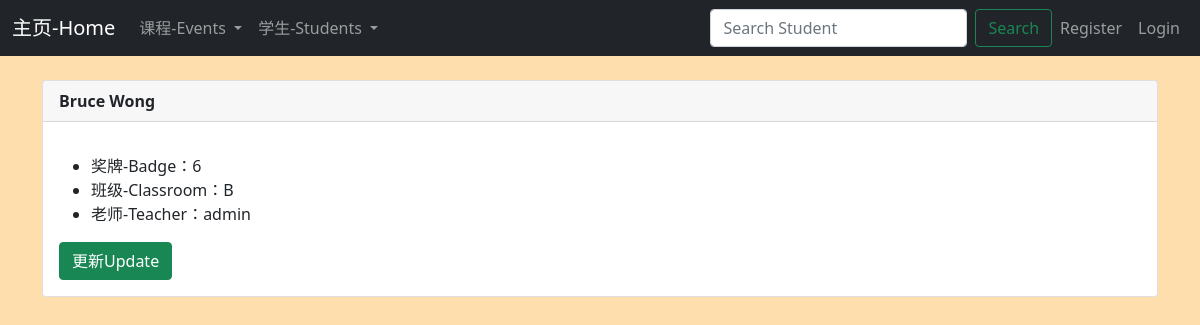
/show_student/1, run on an earlier commit of the app's database.
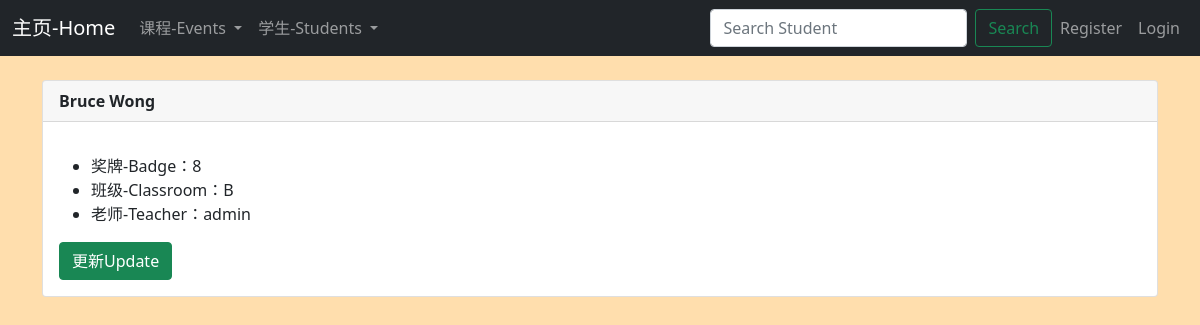
And on a later commit of the database.
### events/models.py (models this page shows)
class MyClassStudent(models.Model):
	name = models.CharField(max_length=30)
	classroom = models.ForeignKey(Classroom, blank = True, null = True, on_delete=models.CASCADE)
	badge = models.CharField(max_length=30, blank = True, null = True)
	teacher = models.CharField(max_length=60)
	def __str__(self):
		return self.name

class Classroom(models.Model):
	name = models.CharField('Classroom Name', max_length=120 )
	address = models.CharField(max_length=300 )
	def __str__(self):
		return self.name

### events/views.py (the view)
# urls.py: path('show_student/<student_id>', views.show_student, name = "show-student"),
def show_student(request, student_id):
	student = MyClassStudent.objects.get(pk=student_id,)
	return render(request,
		'events/show_student.html',{
		'Student':student,
		})

### events/templates/events/show_student.html (shortened to what this page needs)
{% extends 'events/base.html' %}
{% block content %}
<head>
</head>
<div class="card">
  <div class="card-header">
    <strong>{{ Student }}</strong>
  </div>
  <div class="card-body">
   <p class="card-text">
    <ul>
			<li>奖牌-Badge：{{ Student.badge }}</li>
			<li>班级-Classroom：{{ Student.classroom }}</li>
			<li>老师-Teacher：{{ Student.teacher }}</li>
		</ul>
   </p>
   <a href=" {% url 'update-student' Student.id %}"><input type = "submit" value = "更新Update" class = "btn btn-success"></a>
  </div>
</div>
{% endblock %}

What changed in the data, as far as the page shows it:
changed MyClassStudent "Bruce Wong": badge "6" → "8"
